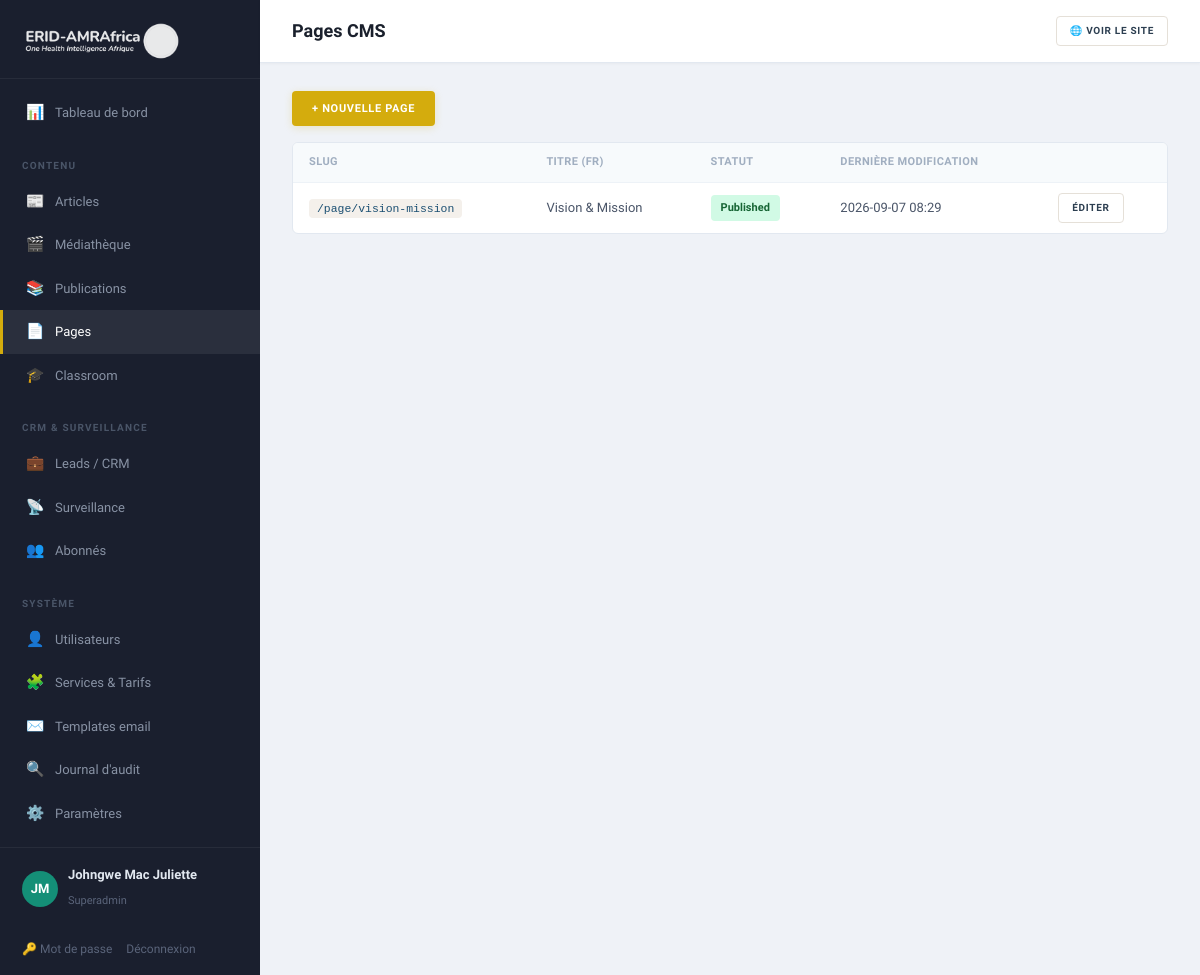
The app's page /admin/pages (signed in) with its own data.
### tables this page shows
CREATE TABLE pages (
    id              INT UNSIGNED AUTO_INCREMENT PRIMARY KEY,
    slug            VARCHAR(120)    NOT NULL UNIQUE,
    title_fr        VARCHAR(200)    NOT NULL,
    title_en        VARCHAR(200)    NOT NULL,
    body_fr         MEDIUMTEXT      NULL,
    body_en         MEDIUMTEXT      NULL,
    status          ENUM('draft','published') NOT NULL DEFAULT 'published',
    updated_at      DATETIME        NOT NULL DEFAULT CURRENT_TIMESTAMP ON UPDATE CURRENT_TIMESTAMP
);

### app/Core/View.php (called while the page is built, shortened)
<?php
final class View
{
    public static function render(string $template, array $data = [], string $layout = 'public'): void
    {
        $root = Config::get('root');
        extract($data, EXTR_SKIP);
        require $root . '/app/Views/' . $template . '.php';
    }
    public static function e(?string $s): string
    {
        return htmlspecialchars((string) $s, ENT_QUOTES, 'UTF-8');
    }
}

### app/Core/Controller.php (called while the page is built, shortened)
<?php
abstract class Controller
{
    protected function view(string $template, array $data = [], string $layout = 'public'): void
    {
        View::render($template, $data, $layout);
    }
}

### app/Controllers/Admin/PagesController.php (called while the page is built, shortened)
<?php
final class PagesController extends Controller
{
    public function index(): void
    {
        $pages = Database::all('SELECT * FROM pages ORDER BY slug');
        $this->view('admin/pages', ['title' => 'Pages CMS', 'pages' => $pages], 'admin');
    }
}

### public/index.php (called while the page is built, shortened)
<?php
spl_autoload_register(function (string $class): void {
    $path = APP_ROOT . '/app/' . str_replace('\\', '/', substr($class, 4)) . '.php';
});
$router = new Router();
$router->dispatch($_SERVER['REQUEST_METHOD'], $_SERVER['REQUEST_URI']);

### app/Core/Config.php (called while the page is built, shortened)
<?php
final class Config
{
    private static array $data = [];
    public static function load(string $root): void
    {
        $env = [];
        self::$data = [
            'app' => [
                'name'   => $env['APP_NAME']   ?? 'ERID-AMRAfrica',
                'env'    => $env['APP_ENV']    ?? 'production',
                'url'    => $env['APP_URL']    ?? 'http://localhost:8080',
                'locale' => $env['APP_LOCALE'] ?? 'fr',
            ],
            'db' => [
                'host' => $env['DB_HOST'] ?? '127.0.0.1',
                'port' => $env['DB_PORT'] ?? '3306',
                'name' => $env['DB_NAME'] ?? 'erid_amrafrica',
                'user' => $env['DB_USER'] ?? 'root',
                'pass' => $env['DB_PASS'] ?? '',
            ],
            'mail' => [
                'from'      => $env['MAIL_FROM'] ?? 'consulting@erid-amrafrica.org',
                'from_name' => $env['MAIL_FROM_NAME'] ?? 'ERID-AMRAfrica',
            ],
            'root' => $root,
        ];
    }
    public static function get(string $key): mixed
    {
        return self::$data[$key] ?? null;
    }
}

### app/Core/Database.php (called while the page is built, shortened)
<?php
final class Database
{
    private static ?PDO $pdo = null;
    public static function pdo(): PDO
    {
        if (self::$pdo === null) {
            $cfg = Config::get('db');
            $dsn = sprintf(
                'mysql:host=%s;port=%s;dbname=%s;charset=utf8mb4',
                $cfg['host'], $cfg['port'], $cfg['name']
            );
            try {
                self::$pdo = new PDO($dsn, $cfg['user'], $cfg['pass'], [
                    PDO::ATTR_ERRMODE            => PDO::ERRMODE_EXCEPTION,
                    PDO::ATTR_DEFAULT_FETCH_MODE => PDO::FETCH_ASSOC,
                    PDO::ATTR_EMULATE_PREPARES   => false,
                    PDO::MYSQL_ATTR_INIT_COMMAND => "SET NAMES utf8mb4 COLLATE utf8mb4_unicode_ci",
                ]);
            } catch (PDOException $e) {
                http_response_code(500);
                exit('Database connection failed.');
            }
        }
        return self::$pdo;
    }
    public static function all(string $sql, array $params = []): array
    {
        $stmt = self::pdo()->prepare($sql);
        $stmt->execute($params);
        return $stmt->fetchAll();
    }
}

### app/Views/admin/pages.php (the view, shortened to what this page needs)
<?php
use App\Core\View; $e = fn($s) => View::e($s);
?>
<div class="toolbar"><a class="btn btn-gold" href="/admin/pages/new">+ Nouvelle page</a></div>
<div class="panel">
  <table class="data-table">
    <thead><tr><th>Slug</th><th>Titre (FR)</th><th>Statut</th><th>Dernière modification</th><th></th></tr></thead>
    <tbody>
    <?php foreach ($pages as $p): ?>
      <tr>
        <td><code>/page/<?= $e($p['slug']) ?></code></td>
        <td><?= $e($p['title_fr']) ?></td>
        <td><span class="status status-<?= $e($p['status']) ?>"><?= $e($p['status']) ?></span></td>
        <td><?= $e(substr($p['updated_at'], 0, 16)) ?></td>
        <td><a href="/admin/pages/<?= (int)$p['id'] ?>/edit" class="btn btn-ghost sm">Éditer</a></td>
      </tr>
    <?php endforeach; ?>
    </tbody>
  </table>
</div>

### app/Core/Router.php (shortened to what this page needs)
<?php
final class Router
{
    private array $routes = ['GET' => [], 'POST' => []];
    public function get(string $path, callable|array $handler): void
    {
        $this->routes['GET'][$this->normalize($path)] = $handler;
    }
    public function post(string $path, callable|array $handler): void
    {
        $this->routes['POST'][$this->normalize($path)] = $handler;
    }
    private function normalize(string $path): string
    {
        return '/' . trim($path, '/');
    }
    public function dispatch(string $method, string $uri): void
    {
        $path = $this->normalize(parse_url($uri, PHP_URL_PATH) ?: '/');
        foreach ($this->routes[$method] ?? [] as $route => $handler) {
            $pattern = '#^' . preg_replace('#\{[a-zA-Z_]+\}#', '([^/]+)', $route) . '$#';
            if (preg_match($pattern, $path, $m)) {
                array_shift($m);
                $this->invoke($handler, $m);
                return;
            }
        }
    }
    private function invoke(callable|array $handler, array $args): void
    {
        if (is_array($handler)) {
            [$class, $method] = $handler;
            (new $class())->{$method}(...$args);
            return;
        }
    }
}

### public/assets/css/app.css (style rules this page uses)
:root { --navy:#1B4F72;--navy-d:#154360;--navy-l:#2E86C1; --teal:#148F77;--teal-d:#0E6655;--teal-l:#1ABC9C; --gold:#D4AC0D;--gold-d:#B7950B;--gold-l:#F4D03F; --green:#27AE60;--green-d:#1E8449;--green-l:#58D68D; --burgundy:#78281F;--burgundy-d:#5B1F18; --red:#CB4335;--warm:#F8F4EF; --accent:#148F77; --c-spillover:#1B4F72;--c-amr:#148F77;--c-policy:#D4AC0D;--c-tech:#27AE60; --ink:#2C3E50;--muted:#717D8A;--light:#A6ACAF; --bg:#FCFAF7;--bg-alt:#F4F0EB;--card:#fff;--line:#E5E0D8; --font-d:'Merriweather',Georgia,serif; --font-b:'Source Sans 3','Source Sans Pro',system-ui,sans-serif; --w:1140px; --radius:10px;--radius-sm:6px;--radius-xs:4px; --shadow:0 2px 12px rgba(44,62,80,.05); --shadow-lg:0 8px 28px rgba(44,62,80,.08); --shadow-hover:0 6px 24px rgba(44,62,80,.1); }
*,*::before,*::after { box-sizing:border-box }
html { overflow-x:hidden }
body { margin:0;font-family:var(--font-b);color:var(--ink);background:var(--bg);line-height:1.7;font-size:15.5px;-webkit-font-smoothing:antialiased;overflow-x:hidden }
a { color:var(--ink);text-decoration:none;transition:color .25s }
code { background:var(--bg-alt);padding:3px 8px;font-size:.88em;border-radius:var(--radius-xs);color:var(--navy) }
.btn { display:inline-flex;align-items:center;justify-content:center;gap:6px;padding:10px 20px;font-weight:700;border:none;cursor:pointer;font-size:11px;font-family:var(--font-b);text-transform:uppercase;letter-spacing:.7px;transition:all .25s;line-height:1.4;border-radius:var(--radius-xs);position:relative }
.btn.sm { padding:7px 13px;font-size:10px }
.btn-gold { background:var(--gold);color:#fff;box-shadow:0 2px 8px rgba(212,172,13,.2) }
.btn-ghost { background:#fff;border:1px solid var(--line);color:var(--ink) }
body.admin { display:flex;background:#EFF2F7;font-family:var(--font-b);min-height:100vh }
.panel { background:#fff;border:1px solid #E2E8F0;padding:0;margin-bottom:18px;border-radius:var(--radius-sm);overflow:hidden }
.panel > table { margin:0 }
.panel > .data-table { margin:0 }
.data-table { width:100%;border-collapse:collapse }
.data-table th { text-align:left;padding:10px 16px;font-size:11px;text-transform:uppercase;color:#A0AEC0;border-bottom:1px solid #EDF2F7;letter-spacing:.4px;font-weight:600;background:#F7FAFC }
.data-table td { padding:10px 16px;border-bottom:1px solid #EDF2F7;vertical-align:middle;font-size:13px;color:#4A5568 }
.data-table tr:last-child td { border-bottom:none }
.status { padding:4px 10px;font-size:11px;font-weight:700;text-transform:capitalize;border-radius:4px;display:inline-block }
.status-published { background:#D1FAE5;color:#166534 }
.filters,.toolbar { margin-bottom:16px;display:flex;gap:6px;flex-wrap:wrap;align-items:center }

### records on screen
pages: slug "vision-mission", title_fr "Vision & Mission", status "Published", updated_at "2026-09-07 08:29"
